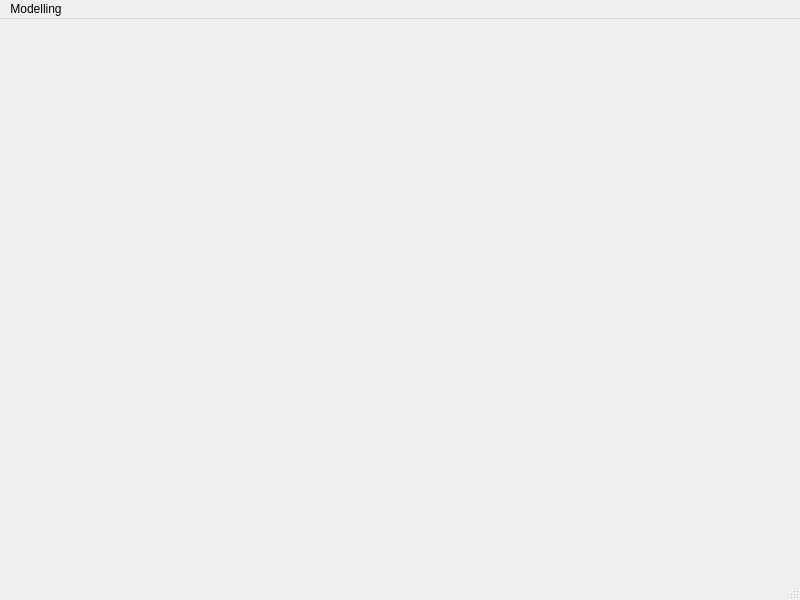
<?xml version="1.0" encoding="UTF-8"?>
<ui version="4.0">
 <class>MainWindow</class>
 <widget class="QMainWindow" name="MainWindow">
  <property name="geometry">
   <rect>
    <x>0</x>
    <y>0</y>
    <width>800</width>
    <height>600</height>
   </rect>
  </property>
  <property name="windowTitle">
   <string>MainWindow</string>
  </property>
  <widget class="QWidget" name="centralwidget">
   <layout class="QVBoxLayout" name="verticalLayout_3"/>
  </widget>
  <widget class="QMenuBar" name="menubar">
   <property name="geometry">
    <rect>
     <x>0</x>
     <y>0</y>
     <width>800</width>
     <height>21</height>
    </rect>
   </property>
   <widget class="QMenu" name="menuModelling">
    <property name="title">
     <string>Modelling</string>
    </property>
    <addaction name="action1D_Modelling"/>
    <addaction name="action2D_Modelling"/>
    <addaction name="action3D_Modelling"/>
   </widget>
   <addaction name="menuModelling"/>
  </widget>
  <widget class="QStatusBar" name="statusbar"/>
  <action name="action1D_Modelling">
   <property name="text">
    <string>1D Modelling</string>
   </property>
  </action>
  <action name="action2D_Modelling">
   <property name="text">
    <string>2D Modelling</string>
   </property>
  </action>
  <action name="action3D_Modelling">
   <property name="text">
    <string>3D Modelling</string>
   </property>
  </action>
 </widget>
 <resources/>
 <connections/>
</ui>
